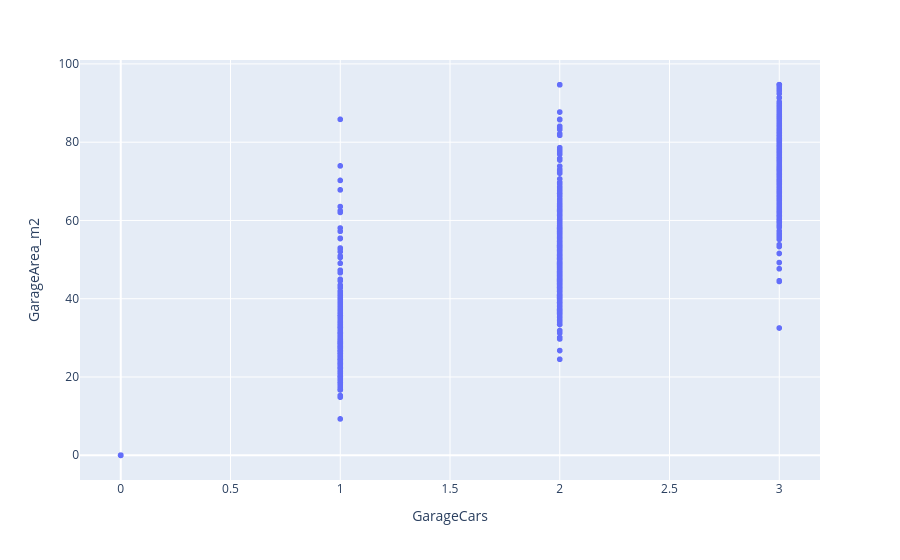

The code cell stored with this chart in its notebook:
### Code cell
# Plot garage capacity against garage area for individual homes.
px.scatter(df,"GarageCars","GarageArea_m2")

### Figure 1 — Plotly figure (JSON) as saved in the notebook; plotly's stock layout.template omitted (floating-point values rounded to 4 significant figures; data arrays with more than 128 entries replaced by an {"elided": "..."} marker saying what was removed)
{"data": [{"hovertemplate": "GarageCars=%{x}<br>GarageArea_m2=%{y}<extra></extra>", "legendgroup": "", "marker": {"color": "#636efa", "symbol": "circle"}, "mode": "markers", "name": "", "showlegend": false, "type": "scattergl", "x": {"elided": "2930 int values"}, "xaxis": "x", "y": {"elided": "2930 float values"}, "yaxis": "y"}], "layout": {"legend": {"tracegroupgap": 0}, "margin": {"t": 60}, "xaxis": {"anchor": "y", "domain": [0, 1], "title": {"text": "GarageCars"}}, "yaxis": {"anchor": "x", "domain": [0, 1], "title": {"text": "GarageArea_m2"}}}}
